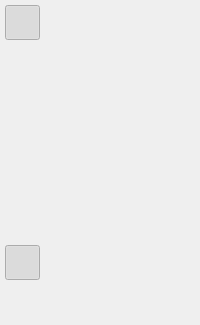
        <widget class="QWidget" name="actionsidebar" native="true">
         <layout class="QVBoxLayout" name="action_sidebar">
          <property name="spacing">
           <number>5</number>
          </property>
          <property name="leftMargin">
           <number>5</number>
          </property>
          <property name="topMargin">
           <number>5</number>
          </property>
          <property name="rightMargin">
           <number>5</number>
          </property>
          <property name="bottomMargin">
           <number>5</number>
          </property>
          <item>
           <widget class="QPushButton" name="home_button">
            <property name="minimumSize">
             <size>
              <width>35</width>
              <height>35</height>
             </size>
            </property>
            <property name="maximumSize">
             <size>
              <width>35</width>
              <height>35</height>
             </size>
            </property>
            <property name="toolTip">
             <string>Home</string>
            </property>
            <property name="text">
             <string/>
            </property>
            <property name="icon">
             <iconset resource="../../../resources/feather.qrc">
              <normaloff>:/light/icons/feather/light/home.svg</normaloff>:/light/icons/feather/light/home.svg</iconset>
            </property>
            <property name="iconSize">
             <size>
              <width>20</width>
              <height>20</height>
             </size>
            </property>
            <property name="checkable">
             <bool>true</bool>
            </property>
            <property name="checked">
             <bool>true</bool>
            </property>
            <property name="flat">
             <bool>true</bool>
            </property>
           </widget>
          </item>
          <item>
           <widget class="QPushButton" name="art_editor_button">
            <property name="minimumSize">
             <size>
              <width>35</width>
              <height>35</height>
             </size>
            </property>
            <property name="maximumSize">
             <size>
              <width>35</width>
              <height>35</height>
             </size>
            </property>
            <property name="baseSize">
             <size>
              <width>0</width>
              <height>0</height>
             </size>
            </property>
            <property name="cursor">
             <cursorShape>PointingHandCursor</cursorShape>
            </property>
            <property name="toolTip">
             <string>Art Editor</string>
            </property>
            <property name="text">
             <string/>
            </property>
            <property name="icon">
             <iconset resource="../../../resources/feather.qrc">
              <normaloff>:/light/icons/feather/light/image.svg</normaloff>:/light/icons/feather/light/image.svg</iconset>
            </property>
            <property name="iconSize">
             <size>
              <width>20</width>
              <height>20</height>
             </size>
            </property>
            <property name="checkable">
             <bool>true</bool>
            </property>
            <property name="checked">
             <bool>false</bool>
            </property>
            <property name="flat">
             <bool>true</bool>
            </property>
           </widget>
          </item>
          <item>
           <widget class="QPushButton" name="document_editor_button">
            <property name="minimumSize">
             <size>
              <width>35</width>
              <height>35</height>
             </size>
            </property>
            <property name="maximumSize">
             <size>
              <width>35</width>
              <height>35</height>
             </size>
            </property>
            <property name="baseSize">
             <size>
              <width>0</width>
              <height>0</height>
             </size>
            </property>
            <property name="cursor">
             <cursorShape>PointingHandCursor</cursorShape>
            </property>
            <property name="toolTip">
             <string>Document Editor</string>
            </property>
            <property name="text">
             <string/>
            </property>
            <property name="icon">
             <iconset resource="../../../resources/feather.qrc">
              <normaloff>:/light/icons/feather/light/file-text.svg</normaloff>:/light/icons/feather/light/file-text.svg</iconset>
            </property>
            <property name="iconSize">
             <size>
              <width>20</width>
              <height>20</height>
             </size>
            </property>
            <property name="checkable">
             <bool>true</bool>
            </property>
            <property name="flat">
             <bool>true</bool>
            </property>
           </widget>
          </item>
          <item>
           <widget class="QPushButton" name="browser_button">
            <property name="minimumSize">
             <size>
              <width>35</width>
              <height>35</height>
             </size>
            </property>
            <property name="maximumSize">
             <size>
              <width>35</width>
              <height>35</height>
             </size>
            </property>
            <property name="baseSize">
             <size>
              <width>0</width>
              <height>0</height>
             </size>
            </property>
            <property name="cursor">
             <cursorShape>PointingHandCursor</cursorShape>
            </property>
            <property name="toolTip">
             <string>Browser</string>
            </property>
            <property name="text">
             <string/>
            </property>
            <property name="icon">
             <iconset resource="../../../resources/feather.qrc">
              <normaloff>:/light/icons/feather/light/chrome.svg</normaloff>:/light/icons/feather/light/chrome.svg</iconset>
            </property>
            <property name="iconSize">
             <size>
              <width>20</width>
              <height>20</height>
             </size>
            </property>
            <property name="checkable">
             <bool>true</bool>
            </property>
            <property name="flat">
             <bool>true</bool>
            </property>
           </widget>
          </item>
          <item>
           <widget class="QPushButton" name="workflow_editor_button">
            <property name="minimumSize">
             <size>
              <width>35</width>
              <height>35</height>
             </size>
            </property>
            <property name="maximumSize">
             <size>
              <width>35</width>
              <height>35</height>
             </size>
            </property>
            <property name="baseSize">
             <size>
              <width>0</width>
              <height>0</height>
             </size>
            </property>
            <property name="cursor">
             <cursorShape>PointingHandCursor</cursorShape>
            </property>
            <property name="toolTip">
             <string>Workflow Editor</string>
            </property>
            <property name="text">
             <string/>
            </property>
            <property name="icon">
             <iconset resource="../../../resources/feather.qrc">
              <normaloff>:/light/icons/feather/light/codesandbox.svg</normaloff>:/light/icons/feather/light/codesandbox.svg</iconset>
            </property>
            <property name="iconSize">
             <size>
              <width>20</width>
              <height>20</height>
             </size>
            </property>
            <property name="checkable">
             <bool>true</bool>
            </property>
            <property name="flat">
             <bool>true</bool>
            </property>
           </widget>
          </item>
          <item>
           <spacer name="verticalSpacer">
            <property name="orientation">
             <enum>Qt::Orientation::Vertical</enum>
            </property>
            <property name="sizeHint" stdset="0">
             <size>
              <width>20</width>
              <height>40</height>
             </size>
            </property>
           </spacer>
          </item>
          <item>
           <widget class="QPushButton" name="chat_button">
            <property name="minimumSize">
             <size>
              <width>35</width>
              <height>35</height>
             </size>
            </property>
            <property name="maximumSize">
             <size>
              <width>35</width>
              <height>35</height>
             </size>
            </property>
            <property name="toolTip">
             <string>Chat</string>
            </property>
            <property name="text">
             <string/>
            </property>
            <property name="icon">
             <iconset resource="../../../resources/feather.qrc">
              <normaloff>:/light/icons/feather/light/message-square.svg</normaloff>:/light/icons/feather/light/message-square.svg</iconset>
            </property>
            <property name="iconSize">
             <size>
              <width>20</width>
              <height>20</height>
             </size>
            </property>
            <property name="checkable">
             <bool>true</bool>
            </property>
            <property name="checked">
             <bool>true</bool>
            </property>
            <property name="flat">
             <bool>true</bool>
            </property>
           </widget>
          </item>
          <item>
           <widget class="QPushButton" name="settings_button">
            <property name="minimumSize">
             <size>
              <width>35</width>
              <height>35</height>
             </size>
            </property>
            <property name="maximumSize">
             <size>
              <width>35</width>
              <height>35</height>
             </size>
            </property>
            <property name="cursor">
             <cursorShape>PointingHandCursor</cursorShape>
            </property>
            <property name="toolTip">
             <string>Settings</string>
            </property>
            <property name="text">
             <string/>
            </property>
            <property name="icon">
             <iconset resource="../../../resources/feather.qrc">
              <normaloff>:/light/icons/feather/light/settings.svg</normaloff>:/light/icons/feather/light/settings.svg</iconset>
            </property>
            <property name="iconSize">
             <size>
              <width>20</width>
              <height>20</height>
             </size>
            </property>
            <property name="flat">
             <bool>true</bool>
            </property>
           </widget>
          </item>
         </layout>
        </widget>
